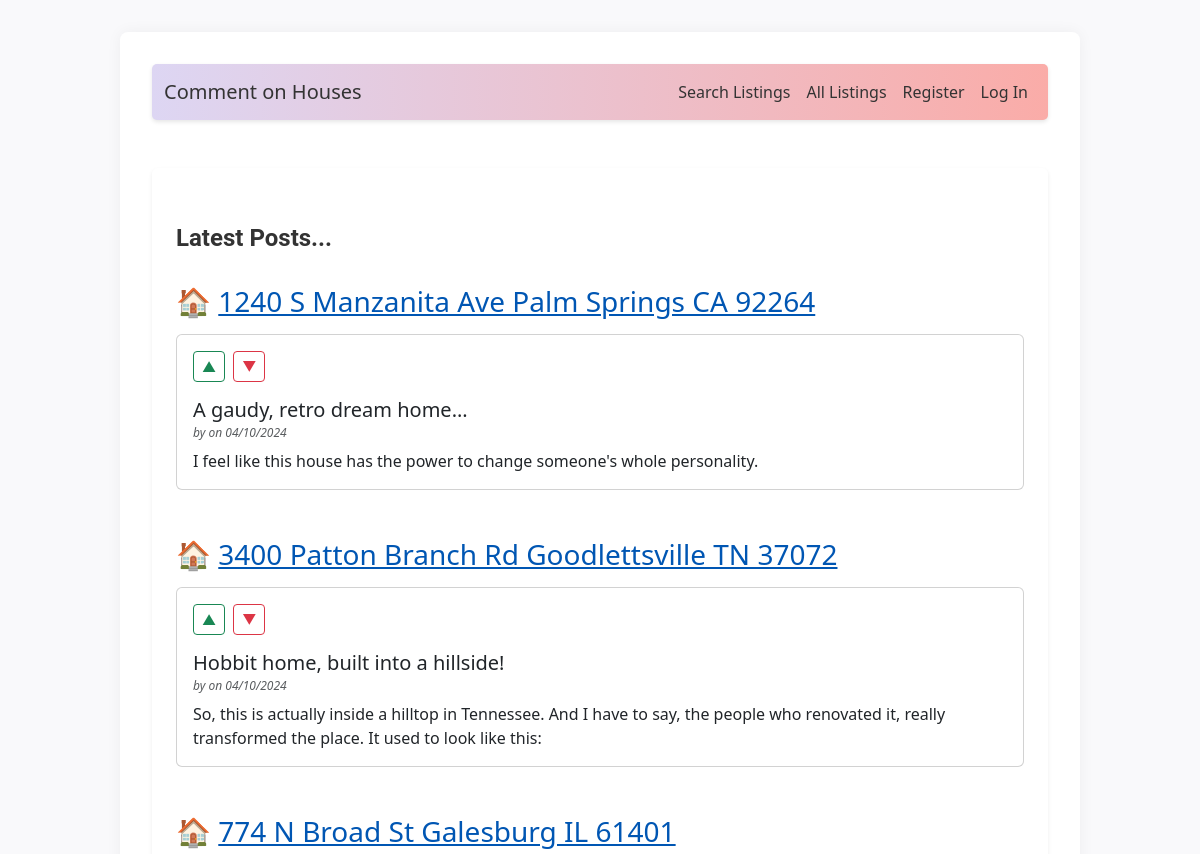
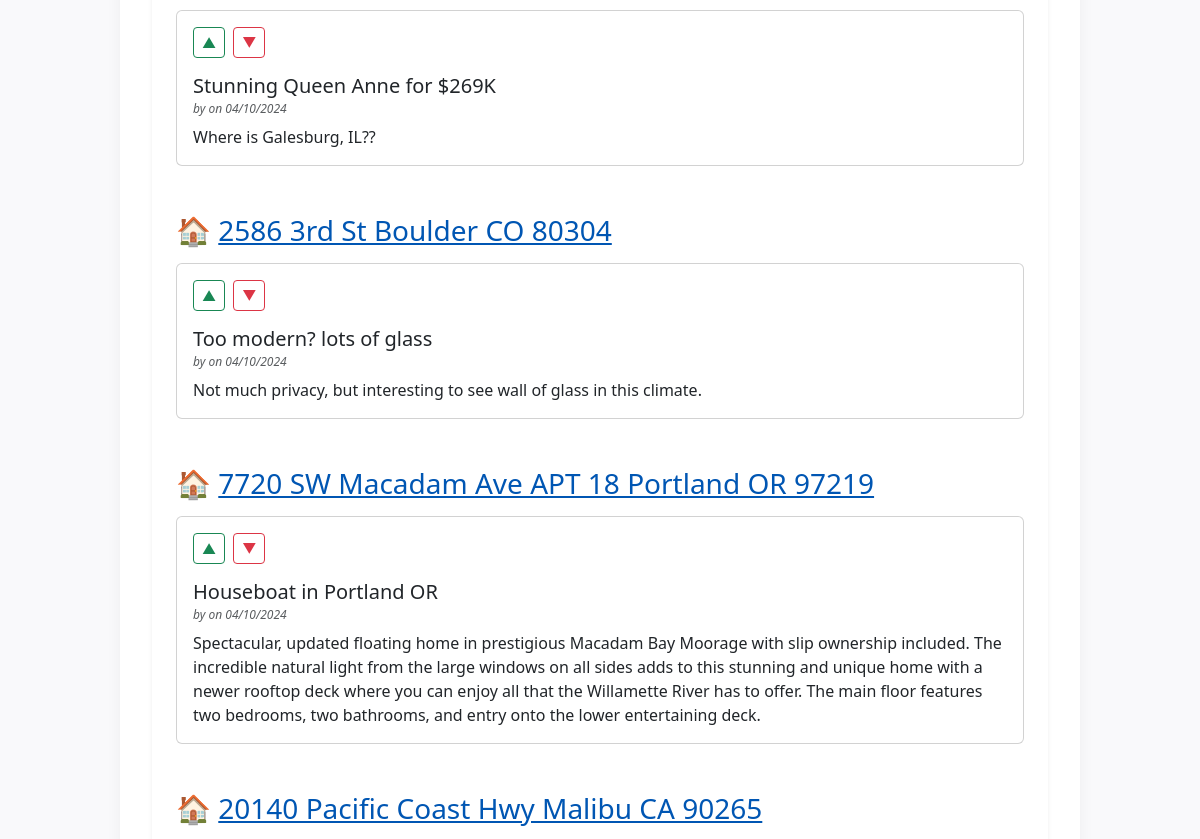
Page /search/results (upper part) on the earlier database version (2 pictures, top to bottom).
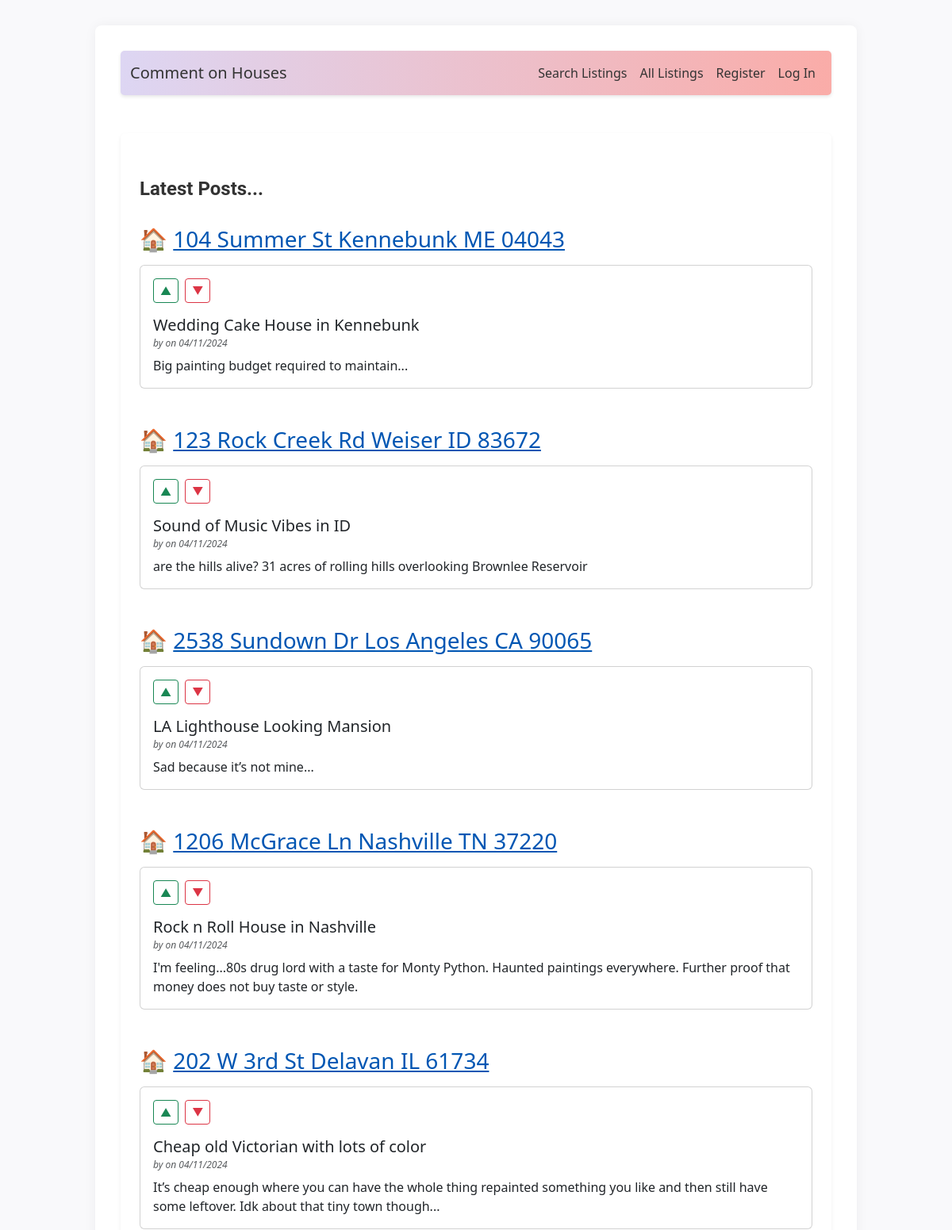
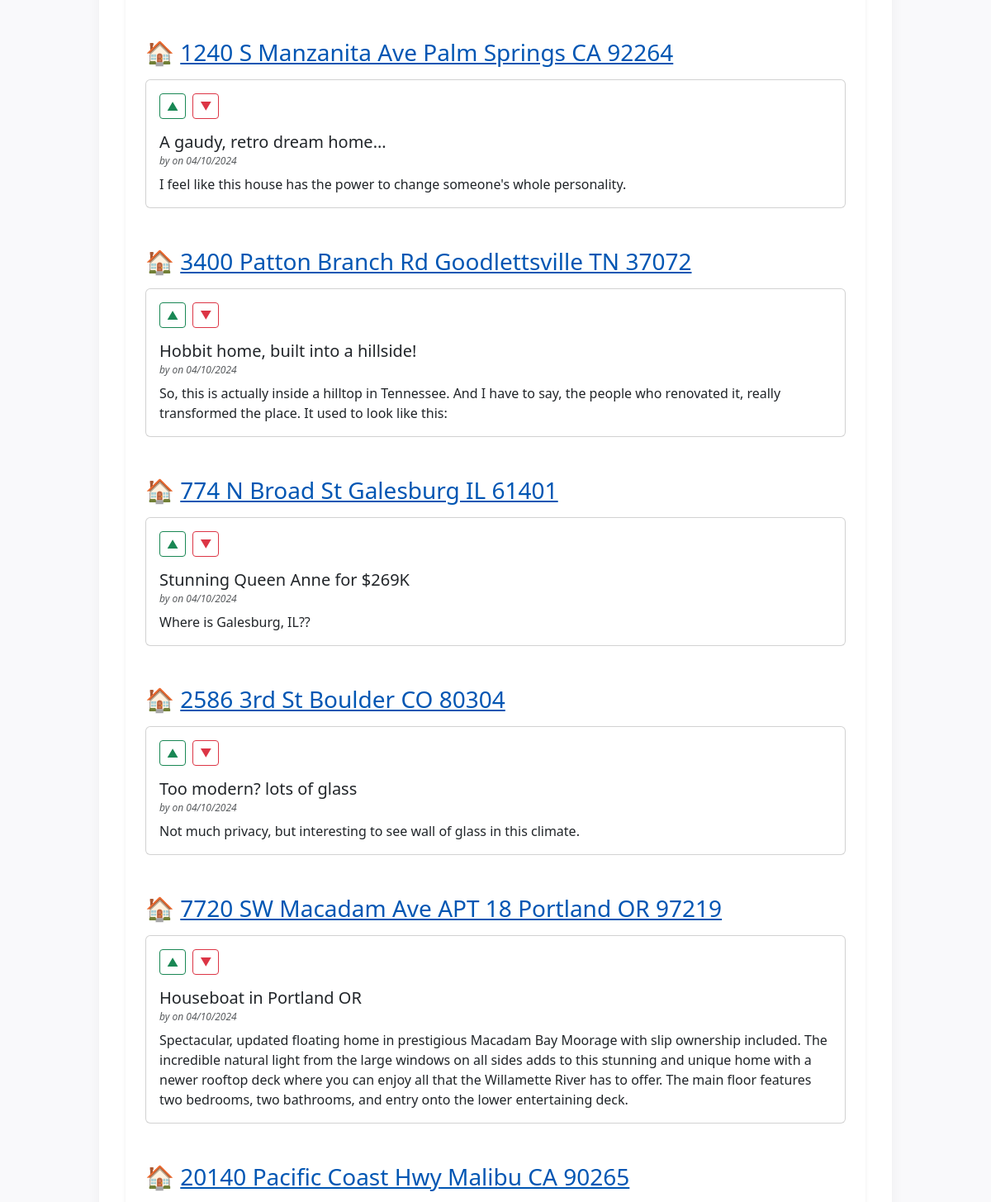
Same page on the later database version (2 pictures, top to bottom).
### tables this page shows
CREATE TABLE post (
  id INTEGER PRIMARY KEY AUTOINCREMENT,
  author_id INTEGER NOT NULL,
  created TIMESTAMP NOT NULL DEFAULT CURRENT_TIMESTAMP,
  title TEXT NOT NULL,
  body TEXT NOT NULL,
  listing TEXT,
  state TEXT,
  FOREIGN KEY (author_id) REFERENCES user (id)
);

### flaskr/blog.py (the view, shortened to what this page needs)
@bp.route('/search/results', methods=['GET'])
def search_results():
    search_type = request.args.get('search_type')
    db = get_db()
    if search_type == 'state':
        state = request.args.get('state')
        query = 'SELECT * FROM post WHERE state = ? ORDER BY created DESC'
        params = (state,)
    else:
        query = 'SELECT * FROM post ORDER BY created DESC'
        params = ()
    posts = [dict(row) for row in db.execute(query, params).fetchall()]
    for post in posts:
        if post['listing']:
            parsed_address, state = parse_address_from_listing(post['listing'])
            post['parsed_address'] = parsed_address
            post['state'] = state
    grouped_posts = {k: list(v) for k, v in groupby(posts, key=itemgetter('parsed_address'))}
    return render_template('blog/index.html', grouped_posts=grouped_posts)

### flaskr/auth.py (called while the page is built)
@bp.before_app_request
def load_logged_in_user():
    user_id = session.get('user_id')
    if user_id is None:
        g.user = None
    else:
        g.user = get_db().execute(
            'SELECT * FROM user WHERE id = ?', (user_id,)
        ).fetchone()

### flaskr/blog.py (called while the page is built)
def parse_address_from_listing(listing_url):
    house_emoji = '\U0001F3E0'
    parts = listing_url.split('/')
    address_part = parts[4]
    address = address_part.replace('-', ' ')
    state = address[-8:-6]
    formatted_address = f"{house_emoji} <a href='{listing_url}' target='_blank'>{address}</a>"
    return formatted_address, state

### flaskr/db.py (called while the page is built)
def get_db():
    if 'db' not in g:
        g.db = sqlite3.connect(
            current_app.config['DATABASE'],
            detect_types=sqlite3.PARSE_DECLTYPES
        )
        g.db.row_factory = sqlite3.Row
    return g.db

### flaskr/templates/blog/index.html (shortened to what this page needs)
{% extends 'base.html' %}
{% block header %}
<div class="container mt-4">
  <div class="d-flex justify-content-between align-items-center">
    <h1 class="fw-bold">{% block title %}Latest Posts...{% endblock %}</h1>
  </div>
</div>
{% endblock %}
{% block content %}
<div class="container mt-3">
  {% for listing, posts in grouped_posts.items() %}
    <section class="mb-5">
      <h2 class="mb-3">{{ posts[0].parsed_address|safe }}</h2>
      {% for post in posts %}
        <div class="card mb-3">
          <div class="card-body">
            <div class="d-flex align-items-center mb-3">
              <form action="{{ url_for('blog.vote') }}" method="post" class="me-2">
                <button type="submit" name="vote_type" value="1" class="btn btn-outline-success btn-sm">&#x25B2; </button>
              </form>
              <form action="{{ url_for('blog.vote') }}" method="post" class="me-2">
                <button type="submit" name="vote_type" value="-1" class="btn btn-outline-danger btn-sm">&#x25BC; </button>
              </form>
            </div>
            <h3 class="card-title smaller-size">{{ post['title'] }}</h3>
            <h6 class="card-subtitle mb-2 text-muted h6-reduce">
              <em>by {{ post['username'] }} on {{ post['created'].strftime('%m/%d/%Y') }}</em>
            </h6>
            <p class="card-text">{{ post['body'] }}</p>
          </div>
        </div>
      {% endfor %}
    </section>
  {% endfor %}
</div>
{% endblock %}

### flaskr/templates/base.html (shortened to what this page needs)
<!doctype html>
<html lang="en">
<head>
    <link href="https://cdn.jsdelivr.net/npm/bootstrap@5.3.2/dist/css/bootstrap.min.css" rel="stylesheet">
    <link rel="stylesheet" href="{{ url_for('static', filename='style.css') }}">
</head>
<body>
    <nav class="navbar navbar-expand-lg navbar-light bg-primary">
      <div class="container">
          <a class="navbar-brand" href="#">Comment on Houses</a>
          <div class="collapse navbar-collapse" id="navbarNav">
              <ul class="navbar-nav ms-auto">
                <li class="nav-item"><a class="nav-link" href="{{ url_for('blog.search') }}">Search Listings</a></li>
                <li class="nav-item"><a class="nav-link" href="{{ url_for('blog.index') }}">All Listings</a></li>
                {% if g.user %}
                    <li class="nav-item"><a class="nav-link" href="{{ url_for('auth.logout') }}">Log Out</a></li>
                {% else %}
                    <li class="nav-item"><a class="nav-link" href="{{ url_for('auth.register') }}">Register</a></li>
                    <li class="nav-item"><a class="nav-link" href="{{ url_for('auth.login') }}">Log In</a></li>
                {% endif %}
              </ul>
          </div>
      </div>
    </nav>
    <main class="container my-5 rounded shadow-sm">
        <header>
            {% block header %}{% endblock %}
        </header>
        <section>
        {% block content %}{% endblock %}
        </section>
    </main>
</body>
</html>

### flaskr/static/style.css (style rules this page uses)
html { font-family: "Roboto", sans-serif; background: #f9f9fb; color: #424242; line-height: 1.6; }
body { max-width: 80vw; margin: 2rem auto; background: #fff; padding: 2rem; box-shadow: 0 0 15px rgba(0, 0, 0, 0.05); border-radius: 8px; }
h1 { font-family: 'Roboto'; color: #333; font-size: 1.5rem; margin: 1rem 0; margin-top: 0; align-self: center; font-weight: bold; }
h2 { font: 'Roboto'; font-size: 1.75rem; }
.smaller-size { font-size: 1.25rem; }
.h6-reduce { font-size: .75rem; }
a { color: #0056b3; text-decoration: underline; }
nav { background: linear-gradient(to right, #ddd6f3, #faaca8); border-radius: 5px; box-shadow: 0 2px 4px rgba(0,0,0,0.1); }
nav h1, nav ul li a { color: #333; }
nav .navbar-brand, nav .nav-link { color: #333; }
main { padding-top: 2rem; padding-bottom: 2rem; }

Differences in the rows shown:
added post: title "Wedding Cake House in Kennebunk", created "04/11/2024", body "Big painting budget required to maintain...", shown under "🏠 104 Summer St Kennebunk ME 04043"
added post: title "Sound of Music Vibes in ID", created "04/11/2024", body "are the hills alive? 31 acres of rolling hills overlooking Brownlee Reservoir", shown under "🏠 123 Rock Creek Rd Weiser ID 83672"
added post: title "LA Lighthouse Looking Mansion", created "04/11/2024", body "Sad because it’s not mine...", shown under "🏠 2538 Sundown Dr Los Angeles CA 90065"
added post: title "Rock n Roll House in Nashville", created "04/11/2024", body "I'm feeling...80s drug lord with a taste for Monty Python. Haunted paintings everywhere. Further proof that money does not buy taste or style.", shown under "🏠 1206 McGrace Ln Nashville TN 37220"
added post: title "Cheap old Victorian with lots of color", created "04/11/2024", body "It’s cheap enough where you can have the whole thing repainted something you like and then still have some leftover. Idk about that tiny town though...", shown under "🏠 202 W 3rd St Delavan IL 61734"
Other differences:
new list line: "🏠 104 Summer St Kennebunk ME 04043"
new list line: "🏠 123 Rock Creek Rd Weiser ID 83672"
new list line: "🏠 2538 Sundown Dr Los Angeles CA 90065"
new list line: "🏠 1206 McGrace Ln Nashville TN 37220"
new list line: "🏠 202 W 3rd St Delavan IL 61734"
